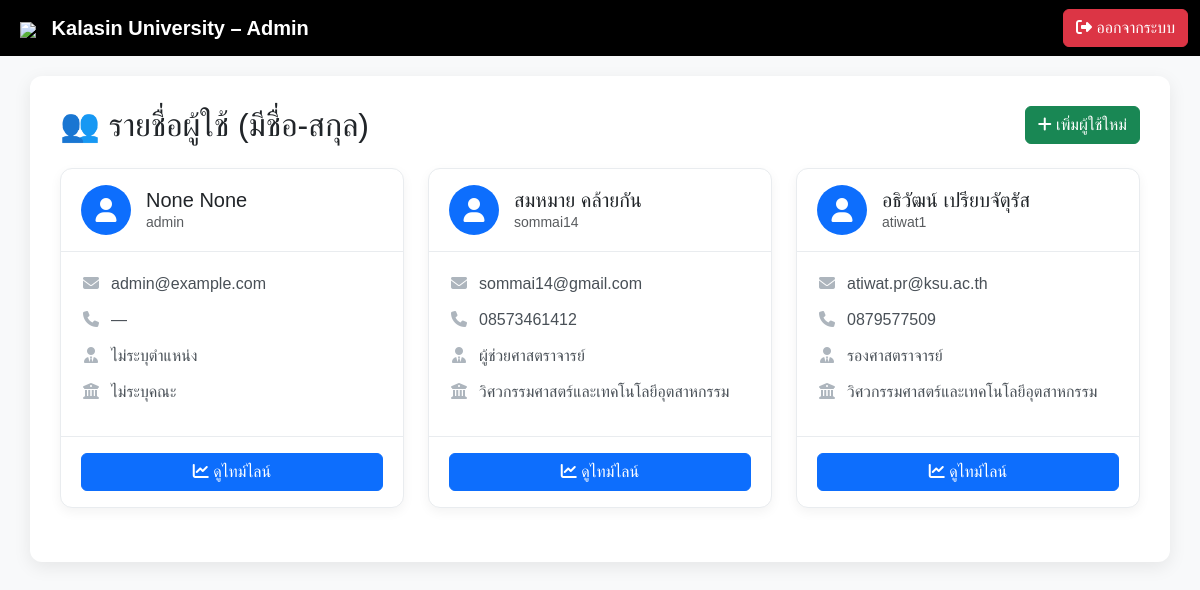
/user_overview, run on the app's committed database.
### app.py (models this page shows)
class User(db.Model, UserMixin):
    __tablename__ = "user"
    id        = db.Column(db.Integer, primary_key=True)
    username  = db.Column(db.String(80),  unique=True, nullable=False)
    password  = db.Column(db.String(128), nullable=False)   # เก็บ hash ได้ยาว ๆ
    full_name = db.Column(db.String(150), nullable=False)
    first_name = db.Column(db.String(80))
    last_name  = db.Column(db.String(80))
    faculty    = db.Column(db.String(100), nullable=False)
    email      = db.Column(db.String(120), unique=True, nullable=False)
    role       = db.Column(db.String(20),  default="user")
    phone      = db.Column(db.String(20))   # 🆕 เพิ่มบรรทัดนี้
    position = db.Column(db.String(100), nullable=True)
    requests = db.relationship(
        "AcademicRequest",
        backref="user",
        cascade="all, delete-orphan",
        lazy="dynamic"
    )
    workflow_steps = db.relationship(
        "WorkflowStep",
        backref="user",
        cascade="all, delete-orphan",
        lazy="dynamic"
    )
    contact_messages = db.relationship(
        "ContactMessage",
        back_populates="user",
        cascade="all, delete-orphan", # <-- This is the crucial instruction
        lazy="dynamic"
    )

### app.py (the view)
@app.route("/user_overview")
def user_overview():
    users = (
    db.session.query(User)
    .filter(User.full_name.isnot(None), User.full_name != '')
    .all()
)
    return render_template("user_overview.html", users=users)

### app.py (called while the page is built)
@app.template_filter("position_th")
def position_th(code):
    return POSITION_MAP.get(code, "ไม่ระบุตำแหน่ง")

@app.template_filter("faculty_th")
def faculty_th(code):
    return FACULTY_MAP.get(code, "ไม่ระบุคณะ")

@app.after_request
def add_no_cache_headers(resp):
    resp.headers['Cache-Control'] = (
        'no-store, no-cache, must-revalidate, max-age=0')
    resp.headers['Pragma'] = 'no-cache'
    resp.headers['Expires'] = '0'
    return resp

### templates/user_overview.html (shortened to what this page needs)
<!DOCTYPE html>
<html lang="th">
<head>
    <link href="https://cdn.jsdelivr.net/npm/bootstrap@5.3.3/dist/css/bootstrap.min.css" rel="stylesheet"/>
    <link href="https://cdnjs.cloudflare.com/ajax/libs/font-awesome/6.4.2/css/all.min.css" rel="stylesheet"/>
</head>
<body>
<nav class="navbar navbar-expand-lg navbar-dark">
    <div class="container-fluid">
        <a class="navbar-brand ms-2" href="{{ url_for('admin_dashboard') }}">
            <img src="https://upload.wikimedia.org/wikipedia/th/4/4e/Kalasin_University_Seal.svg" style="height:50px;margin-right:10px">
            <strong>Kalasin University – Admin</strong>
        </a>
        <div class="ms-auto">
            <a href="{{ url_for('admin_logout') }}" class="btn btn-danger">
                <i class="fas fa-sign-out-alt"></i> ออกจากระบบ
            </a>
        </div>
    </div>
</nav>
<div class="container wrapper">
    <div class="d-flex justify-content-between align-items-center mb-4">
        <h2 class="mb-0">👥 รายชื่อผู้ใช้ (มีชื่อ-สกุล)</h2>
        <a href="{{ url_for('add_user') }}" class="btn btn-success">
            <i class="fas fa-plus"></i> เพิ่มผู้ใช้ใหม่
        </a>
    </div>
    {% if not users %}
        <p class="text-muted text-center">⛔ ยังไม่มีผู้ใช้ที่กรอกชื่อ-สกุล</p>
    {% else %}
        <div class="row g-4"> {% for u in users %}
            <div class="col-lg-4 col-md-6 mb-4">
                <div class="user-card d-flex flex-column">
                    <div class="card-header">
                        <div class="user-avatar">
                            <i class="fas fa-user"></i>
                        </div>
                        <div>
                            <h5 class="mb-0">{{ u.first_name }} {{ u.last_name }}</h5>
                            <p class="text-muted small mb-0">{{ u.username }}</p>
                        </div>
                    </div>
                    <div class="card-body">
                        <div class="user-detail">
                            <i class="fas fa-envelope fa-fw"></i>
                            <span>{{ u.email }}</span>
                        </div>
                        <div class="user-detail">
                            <i class="fas fa-phone fa-fw"></i>
                            <span>{{ u.phone or '—' }}</span>
                        </div>
                        <div class="user-detail">
                            <i class="fas fa-user-tie fa-fw"></i>
                            <span>{{ u.position | position_th if u.position else 'ไม่ระบุตำแหน่ง' }}</span>
                        </div>
                        <div class="user-detail">
                            <i class="fas fa-university fa-fw"></i>
                            <span>{{ u.faculty|faculty_th if u.faculty else 'ไม่ระบุคณะ' }}</span>
                        </div>
                    </div>
                    <div class="card-footer mt-auto">
                        <a href="{{ url_for('timeline', user_id=u.id) }}" class="btn btn-primary w-100">
                            <i class="fas fa-chart-line"></i> ดูไทม์ไลน์
                        </a>
                    </div>
                </div>
            </div>
            {% endfor %}
        </div>
    {% endif %}
</div>
</body>
</html>

### templates/user_overview.html (style rules this page uses)
body { font-family: 'Poppins', sans-serif; background-color: #f8f9fa; }
.navbar { background: #000; }
.wrapper { background: #fff; border-radius: 12px; padding: 30px; box-shadow: 0 5px 18px rgba(0,0,0,.08); margin-top: 20px; }
.user-card { background-color: #fff; border: 1px solid #e9ecef; border-radius: 12px; box-shadow: 0 4px 12px rgba(0,0,0,.05); transition: transform 0.2s ease, box-shadow 0.2s ease; height: 100%; }
.user-card .card-header { display: flex; align-items: center; gap: 15px; background-color: transparent; border-bottom: 1px solid #e9ecef; padding: 1rem 1.25rem; }
.user-avatar { flex-shrink: 0; width: 50px; height: 50px; border-radius: 50%; background-color: #0d6efd; color: white; display: flex; align-items: center; justify-content: center; font-size: 1.5rem; }
.user-card .card-body { padding: 1.25rem; }
.user-detail { display: flex; align-items: flex-start; margin-bottom: 0.75rem; color: #495057; }
.user-detail i.fa-fw { width: 20px; margin-right: 10px; color: #adb5bd; text-align: center; margin-top: 3px; }
.user-card .card-footer { background-color: transparent; border-top: 1px solid #e9ecef; padding: 1rem 1.25rem; }

### data on the page
User: first_name "None", last_name "None", username "admin", email "admin@example.com", phone "—", position|position_th "ไม่ระบุตำแหน่ง", faculty|faculty_th "ไม่ระบุคณะ"
User: first_name "สมหมาย", last_name "คล้ายกัน", username "sommai14", email "sommai14@gmail.com", phone "08573461412", position|position_th "ผู้ช่วยศาสตราจารย์", faculty|faculty_th "วิศวกรรมศาสตร์และเทคโนโลยีอุตสาหกรรม"
User: first_name "อธิวัฒน์", last_name "เปรียบจัตุรัส", username "atiwat1", email "atiwat.pr@ksu.ac.th", phone "0879577509", position|position_th "รองศาสตราจารย์", faculty|faculty_th "วิศวกรรมศาสตร์และเทคโนโลยีอุตสาหกรรม"
